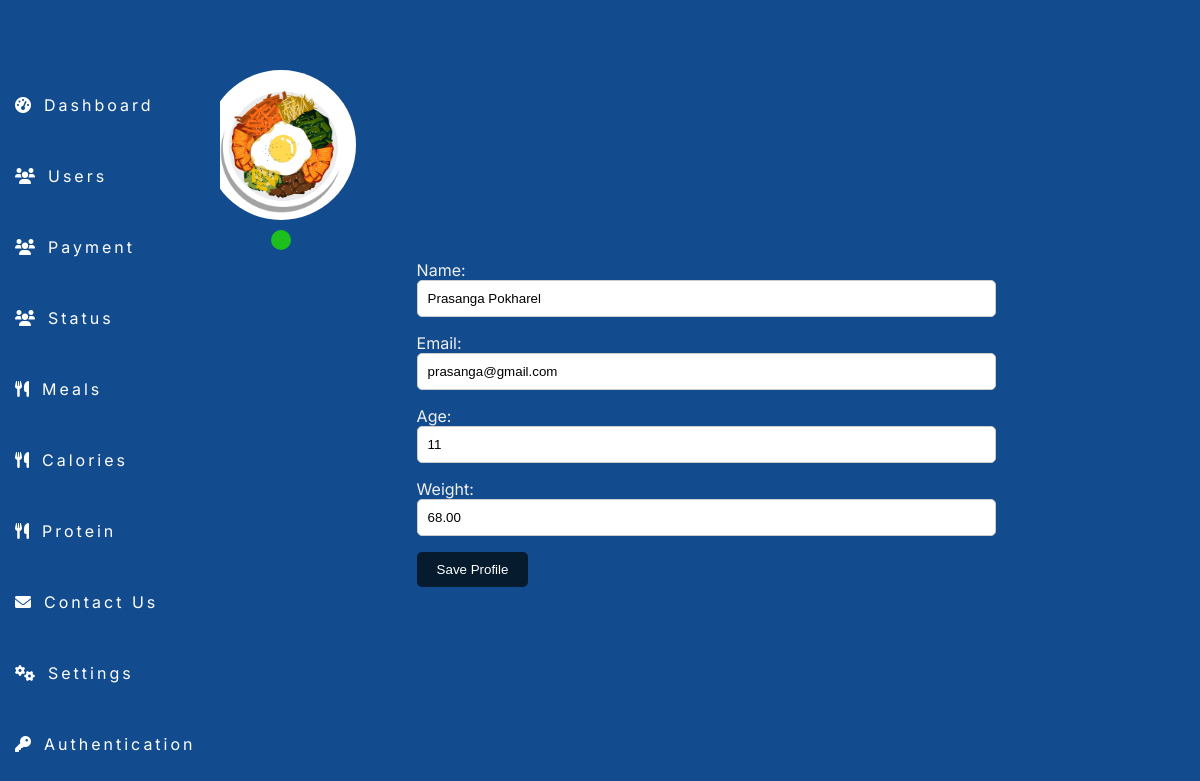
/admin/adminprofile.php (signed in), run on the app's committed database.
### tables this page shows
CREATE TABLE `users` (
  `id` int(11) NOT NULL,
  `user_id` int(11) NOT NULL,
  `name` varchar(100) NOT NULL,
  `email` varchar(100) NOT NULL,
  `password` varchar(255) NOT NULL,
  `age` int(11) NOT NULL,
  `weight` decimal(5,2) NOT NULL,
  `height` int(11) NOT NULL,
  `activity` enum('normal','intermediate','highly_active') NOT NULL,
  `profile_picture` varchar(255) DEFAULT NULL,
  `registration_time` timestamp NOT NULL DEFAULT current_timestamp(),
  `status` varchar(10) DEFAULT 'inactive',
  `role` varchar(50) DEFAULT 'user',
  `google_auth_secret` varchar(32) DEFAULT NULL,
  `verified` enum('Unverified','Verified') DEFAULT 'Unverified',
  `muscle_protein` double DEFAULT NULL,
  `normal_protein` double DEFAULT NULL
);

### admin/adminprofile.php (the view, shortened to what this page needs)
<?php
include 'db_connection.php';
$user_id = $_SESSION['user_id'];
$sql = "SELECT name, email, age, weight, profile_picture, status FROM users WHERE id = :user_id";
$stmt = $pdo->prepare($sql);
$stmt->bindParam(':user_id', $user_id, PDO::PARAM_INT);
$stmt->execute();
$user_data = $stmt->fetch(PDO::FETCH_ASSOC);
$name = $user_data['name'] ?? 'Unknown';
$email = $user_data['email'] ?? 'Unknown';
$age = $user_data['age'] ?? 'Unknown';
$weight = $user_data['weight'] ?? 'Unknown';
$status = $user_data['status'] ?? 'inactive';
$profile_picture = $user_data['profile_picture'] ?? 'profilepic/blank_profile_picture.jpg';
include 'navbar.php';
?>
<!DOCTYPE html>
<html lang="en">
<head>
    <link rel="stylesheet" href="./cssadmin/adminprofile.css">
</head>
<body>
    <div class="container">
        <div class="profile-section">
            <img src="<?php echo htmlspecialchars($profile_picture); ?>" class="profile-image" alt="Profile Picture">
            <div class="status-dot <?php echo $status === 'active' ? 'active' : 'inactive'; ?>"></div>
        </div>
        <div class="info-section">
            <form action="<?php echo htmlspecialchars($_SERVER["PHP_SELF"]); ?>" method="post">
                <div class="input-group">
                    <label for="name">Name:</label>
                    <input type="text" name="name" value="<?php echo htmlspecialchars($name); ?>">
                </div>
                <div class="input-group">
                    <label for="email">Email:</label>
                    <input type="email" name="email" value="<?php echo htmlspecialchars($email); ?>">
                </div>
                <div class="input-group">
                    <label for="age">Age:</label>
                    <input type="number" name="age" value="<?php echo htmlspecialchars($age); ?>">
                </div>
                <div class="input-group">
                    <label for="weight">Weight:</label>
                    <input type="number" step="0.01" name="weight" value="<?php echo htmlspecialchars($weight); ?>">
                </div>
                <div class="mt-5 text-center">
                    <button class="submit-button" type="submit">Save Profile</button>
                </div>
            </form>
        </div>
    </div>
</body>
</html>

### admin/cssadmin/adminprofile.css (style rules this page uses)
body { background-color: #124c8e; color: #f0f0f0; font-family: 'Inter', sans-serif; }
.container { display: flex; flex-direction: row; justify-content: space-between; align-items: flex-start; padding: 20px; border-radius: 10px; background-color: #124c8e; max-width: 100%; margin: 50px 15%; }
.profile-section { display: flex; flex-direction: column; align-items: center; }
.profile-image { border-radius: 50%; width: 150px; height: 150px; object-fit: cover; }
.status-dot { float: right; width: 20px; height: 20px; border-radius: 50%; background-color: red; margin-top: 10px; }
.status-dot.active { background-color: #1cc01c; }
.info-section { margin-top: 170px; flex: 1; padding: 20px; }
.input-group { margin-bottom: 16px; }
input { width: 100%; padding: 10px; border: 1px solid #ccc; border-radius: 5px; }
.submit-button { background-color: #071b2f; color: white; padding: 10px 20px; border-radius: 5px; border: none; transition: background-color 0.3s; cursor: pointer; }

### data on the page
users: profile_picture (picture), name "Prasanga Pokharel", email "prasanga@gmail.com", age "11", weight "68.00"
